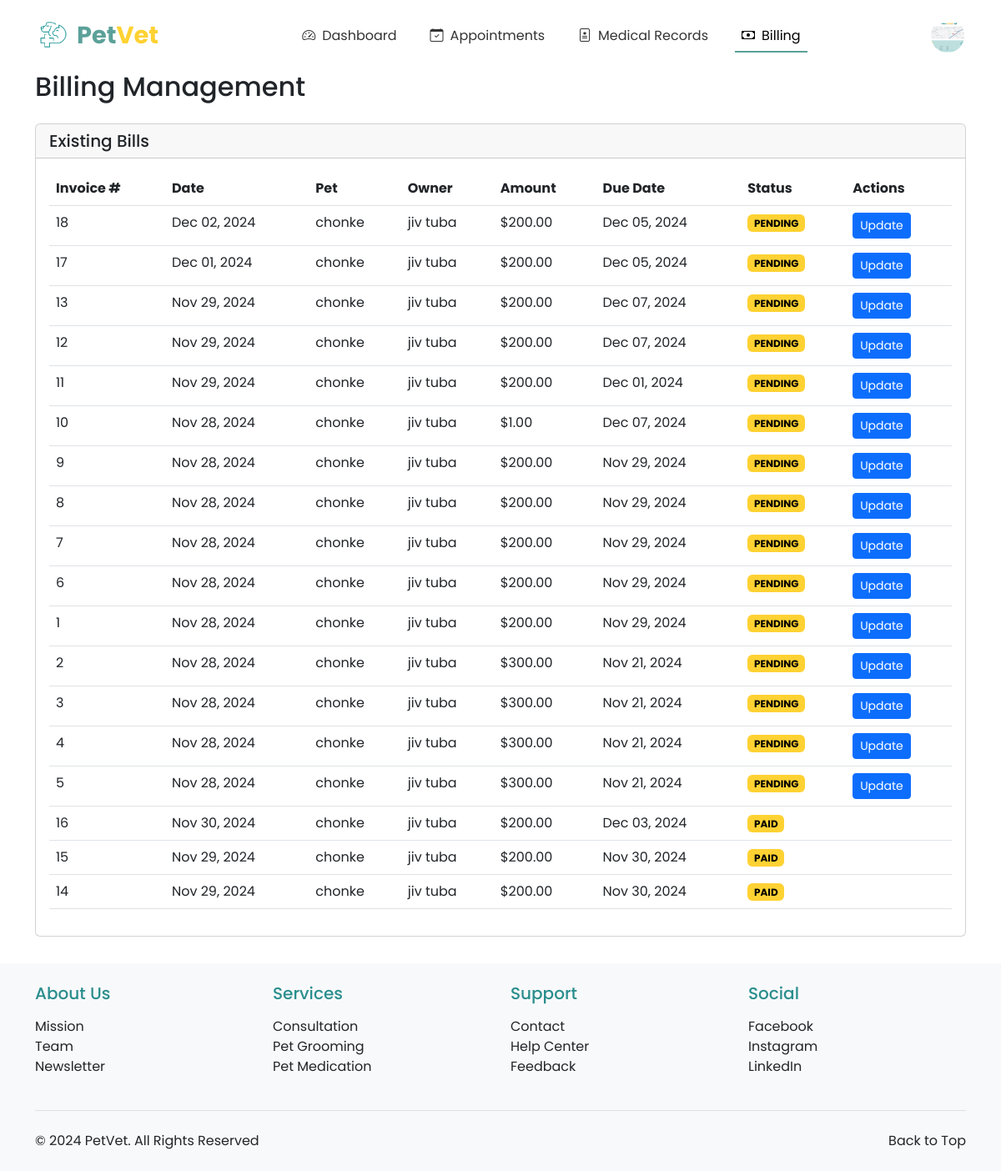
The app's page /vet/billing/ (signed in), older data.
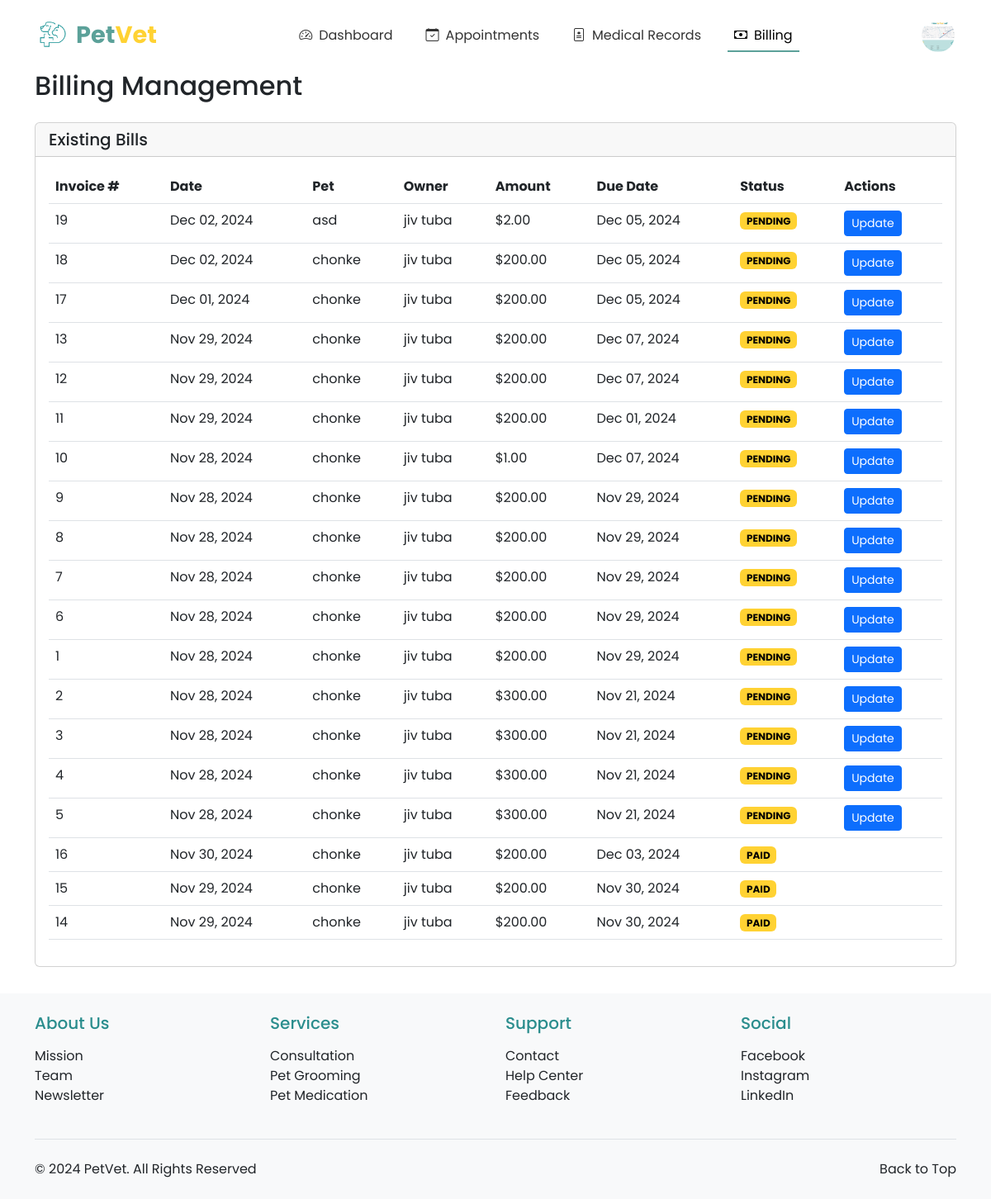
The same page, newer data.
### veterinarians/models.py (models this page shows, shortened)
class BillingRecord(models.Model):
    STATUS_CHOICES = [
        ('PENDING', 'Pending'),
        ('PAID', 'Paid'),
        ('OVERDUE', 'Overdue'),
        ('CANCELLED', 'Cancelled'),
    ]
    PAYMENT_METHOD_CHOICES = [
        ('CASH', 'Cash'),
        ('CREDIT_CARD', 'Credit Card'),
        ('DEBIT_CARD', 'Debit Card'),
        ('GCASH', 'GCash'),
        ('MAYA', 'Maya'),
    ]
    medical_record = models.OneToOneField(MedicalRecord, on_delete=models.CASCADE)
    amount = models.DecimalField(max_digits=10, decimal_places=2)
    status = models.CharField(max_length=10, choices=STATUS_CHOICES, default='PENDING')
    due_date = models.DateField()
    created_at = models.DateTimeField(auto_now_add=True, null=True)
    payment_method = models.CharField(max_length=50, choices=PAYMENT_METHOD_CHOICES, blank=True)
    payment_date = models.DateField(null=True, blank=True)
    invoice_number = models.CharField(max_length=50, unique=True)
    notes = models.TextField(blank=True)

class MedicalRecord(models.Model):
    pet = models.ForeignKey(Pet, on_delete=models.CASCADE, related_name='medical_records')
    veterinarian = models.ForeignKey(VeterinarianProfile, on_delete=models.CASCADE)
    date = models.DateTimeField(auto_now_add=True)
    diagnosis = models.TextField()
    treatment = models.ForeignKey(Treatment, on_delete=models.SET_NULL, null=True, blank=True)
    notes = models.TextField(blank=True)
    next_visit_date = models.DateField(null=True, blank=True)

### pet_registration/models.py (models this page shows, shortened)
class Pet(models.Model):
    owner = models.ForeignKey(User, on_delete=models.CASCADE, related_name='pets')
    pet_id = models.CharField(max_length=20, unique=True)
    pet_name = models.CharField(max_length=50)
    breed = models.CharField(max_length=50)
    species = models.CharField(max_length=50)
    sex = models.CharField(max_length=10, choices=[('Male', 'Male'), ('Female', 'Female'), ('Unknown', 'Unknown')])
    weight = models.DecimalField(max_digits=5, decimal_places=2)
    birthday = models.DateField()
    pet_description = models.TextField(blank=True, null=True)
    image_url = models.ImageField(upload_to='pet_images/', blank=True, null=True)
    primary_veterinarian = models.ForeignKey('veterinarians.VeterinarianProfile',
        on_delete=models.SET_NULL,
        null=True,
        blank=True,
        related_name='primary_pets'
    )

### veterinarians/views.py (the view)
# urls.py: path('billing/', views.billing_management, name='billing_management'),
@login_required
@user_passes_test(is_veterinarian)
def billing_management(request):
    vet_profile = get_object_or_404(VeterinarianProfile, profile=request.user.profile)
    completed_appointments = Appointment.objects.filter(
        veterinarian=vet_profile,
        status='COMPLETED'
    ).exclude(
        pet__medical_records__billingrecord__isnull=False
    ).select_related(
        'pet',
        'pet__owner'
    ).order_by('-date')
    status_order = {
        'PENDING': 1,
        'PAID': 2,
        'OVERDUE': 3,
        'CANCELLED': 4
    }
    bills = BillingRecord.objects.filter(
        medical_record__veterinarian=vet_profile
    ).select_related(
        'medical_record',
        'medical_record__pet',
        'medical_record__pet__owner'
    )
    bills = sorted(bills, key=lambda x: (status_order.get(x.status, 5), -x.created_at.timestamp()))
    context = {
        'completed_appointments': completed_appointments,
        'billing_records': bills
    }
    return render(request, 'veterinarians/billing_management.html', context)

### veterinarians/views.py (called while the page is built)
def is_veterinarian(user):
    return user.profile.role == 'VET'

### veterinarians/templates/veterinarians/billing_management.html (shortened to what this page needs)
{% extends 'base.html' %}
{% block nav_billing %}active{% endblock %}
{% block content %}
<div class="container content-wrapper">
    <div class="d-flex justify-content-between align-items-center mb-4">
        <h2 class="mb-0">Billing Management</h2>
    </div>
    <div class="card">
        <div class="card-header">
            <h5 class="card-title mb-0">Existing Bills</h5>
        </div>
        <div class="card-body">
            <div class="table-responsive">
                <table class="table table-hover">
                    <thead>
                        <tr>
                            <th>Invoice #</th>
                            <th>Date</th>
                            <th>Pet</th>
                            <th>Owner</th>
                            <th>Amount</th>
                            <th>Due Date</th>
                            <th>Status</th>
                            <th>Actions</th>
                        </tr>
                    </thead>
                    <tbody>
                        {% for bill in billing_records %}
                            <tr>
                                <td>{{ bill.id }}</td>
                                <td>{{ bill.created_at|date:"M d, Y" }}</td>
                                <td>{{ bill.medical_record.pet.pet_name }}</td>
                                <td>{% if bill.medical_record.pet.owner %}{{ bill.medical_record.pet.owner.first_name }} {{ bill.medical_record.pet.owner.last_name }}{% else %}N/A{% endif %}</td>
                                <td>${{ bill.amount }}</td>
                                <td>{{ bill.due_date|date:"M d, Y" }}</td>
                                <td>
                                    <span class="badge {% if bill.status == 'PAID' %}bg-success{% elif bill.status == 'PENDING' %}bg-warning{% elif bill.status == 'OVERDUE' %}bg-danger{% else %}bg-secondary{% endif %}">
                                        {{ bill.status }}
                                    </span>
                                </td>
                                <td>
                                    {% if bill.status != 'PAID' %}
                                    <a href="{% url 'veterinarians:update_billing' bill.id %}" class="btn btn-sm btn-primary">
                                        Update
                                    </a>
                                    {% endif %}
                                </td>
                            </tr>
                        {% empty %}
                            <tr>
                                <td colspan="8" class="text-center">No bills found.</td>
                            </tr>
                        {% endfor %}
                    </tbody>
                </table>
            </div>
        </div>
    </div>
</div>
{% endblock %}

Row changes from the older to the newer data that the page shows:
added BillingRecord: id "19", created_at "Dec 02, 2024", medical_record.pet.pet_name "asd", medical_record.pet.owner.first_name "jiv", medical_record.pet.owner.last_name "tuba", amount "2.00", due_date "Dec 05, 2024", status "PENDING", shows "Update"
